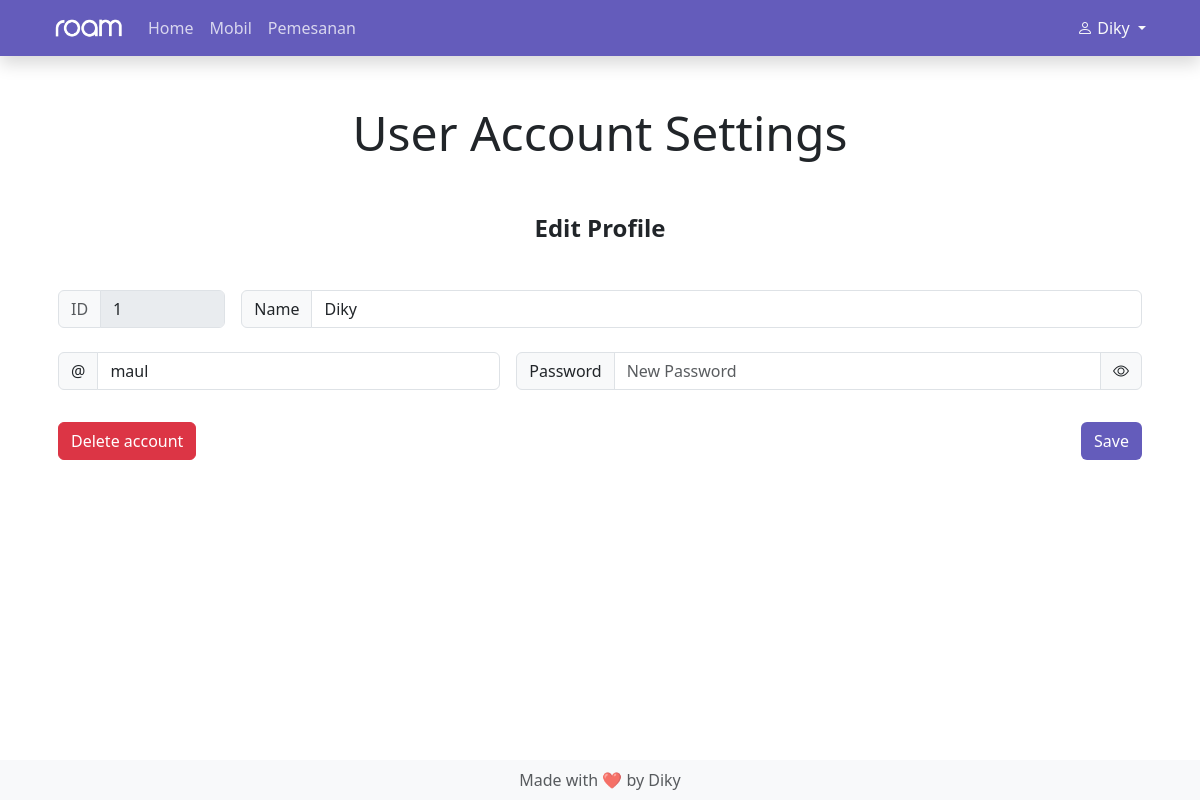
Screenshot of /user/user_account/user_account_setting.php (signed in) with the database file from the repository.
### tables this page shows
CREATE TABLE `account` (
  `id` int(11) NOT NULL,
  `name` varchar(255) NOT NULL,
  `username` varchar(255) NOT NULL,
  `password` varchar(255) NOT NULL,
  `created_date` datetime NOT NULL,
  `level` varchar(20) NOT NULL DEFAULT 'user'
);

### functions/functions.php (called while the page is built, shortened)
<?php
$connection = mysqli_connect("localhost", "root", "", "roam");
function query($query)
{
  global $connection;
  $result = mysqli_query($connection, $query);
  return $result;
}
function get_account()
{
  $id = $_SESSION["id"];
  $account = query("SELECT * FROM account WHERE id = $id");
  return mysqli_fetch_assoc($account);
}

### user/user_account/user_account_setting.php (the view, shortened to what this page needs)
<?php
require "../../functions/functions.php";
$account = get_account();
?>
<!DOCTYPE html>
<html lang="en" class="h-100">
<head>
  <link href="https://cdn.jsdelivr.net/npm/bootstrap@5.3.0-alpha1/dist/css/bootstrap.min.css" rel="stylesheet">
  <link rel="stylesheet" href="https://cdn.jsdelivr.net/npm/bootstrap-icons@1.10.3/font/bootstrap-icons.css">
</head>
<body class="d-flex flex-column h-100">
  <nav class="navbar navbar-expand-lg navbar-dark shadow" style="background-color: #645CBB">
    <div class="container">
      <a href="../user_home.php"><img src="../../assets/img/white_logo.png" alt="Roam Logo" width="70px" class="navbar-brand"></a>
      <div class="collapse navbar-collapse" id="navbarToggler">
        <ul class="navbar-nav me-auto mb-2 mb-lg-0">
          <li class="nav-item">
            <a class="nav-link active opacity-75" aria-current="page" href="../user_home.php">Home</a>
          </li>
          <li class="nav-item">
            <a class="nav-link active opacity-75" href="../mobil/mobil.php">Mobil</a>
          </li>
          <li class="nav-item">
            <a class="nav-link active opacity-75" href="../pemesanan/pemesanan.php">Pemesanan</a>
          </li>
        </ul>
        <div class="dropdown">
          <a class="dropdown-toggle link-light text-decoration-none" type="button" data-bs-toggle="dropdown" aria-expanded="false">
            <i class="bi bi-person"></i> <?= $account["name"]; ?>
          </a>
        </div>
      </div>
    </div>
  </nav>
  <main class="container">
    <h1 class="m-5 display-5 text-center">User Account Settings</h1>
    <div class="d-flex justify-content-center m-0">
      <div class="p-1">
        <h1 class="fs-4 fw-bold mb-5 text-center">Edit Profile</h1>
        <form method="post" class="row g-3" autocomplete="off">
          <div class=" col-md-2 mb-2">
            <div class="input-group">
              <div class="input-group-text text-muted">ID</div>
              <input type="text" class="form-control" aria-label="id" value="<?= $_SESSION["id"]; ?>" name="id" disabled readonly>
            </div>
          </div>
          <div class="col-md-10 mb-2">
            <div class="input-group">
              <div class="input-group-text">Name</div>
              <input type="text" class="form-control" value="<?= $account["name"]; ?>" name="new_name">
            </div>
          </div>
          <div class="col-md-5 mb-2">
            <div class="input-group">
              <div class="input-group-text">@</div>
              <input type="text" class="form-control" value="<?= $account["username"]; ?>" name="new_username">
            </div>
          </div>
          <div class="col-md-7 mb-3">
            <div class="input-group">
              <div class="input-group-text">Password</div>
              <input type="password" class="form-control" id="password-input" placeholder="New Password" name="new_password">
              <span class="input-group-text" id="show-password" onclick="togglePassword('password-input', 'show-password')"><i class="bi bi-eye"></i></span>
            </div>
          </div>
          <div class="d-flex">
            <a href="user_account_delete.php?id=<?= $_SESSION["id"] ?>" class="btn btn-danger me-auto text-decoration-none" onclick="return confirm('Account will delete permanently, are you sure?');">Delete account</a>
            <button type="submit" class="btn text-white" name="submit" style="background-color: #645CBB;">
              Save
            </button>
          </div>
        </form>
      </div>
    </div>
  </main>
  <footer class="footer mt-auto pt-4">
    <div class="text-center py-2 bg-light">
      <span class="mb-0 text-muted">Made with &#x2764;&#xFE0F; by Diky</span>
    </div>
  </footer>
</body>
</html>

### user/user_account/user_account_setting.php (style rules this page uses)
.container { padding-right: calc(3rem * .5); padding-left: calc(3rem * .5); }

### rows the page displays
account: name "Diky", new_name "Diky", new_username "maul"
